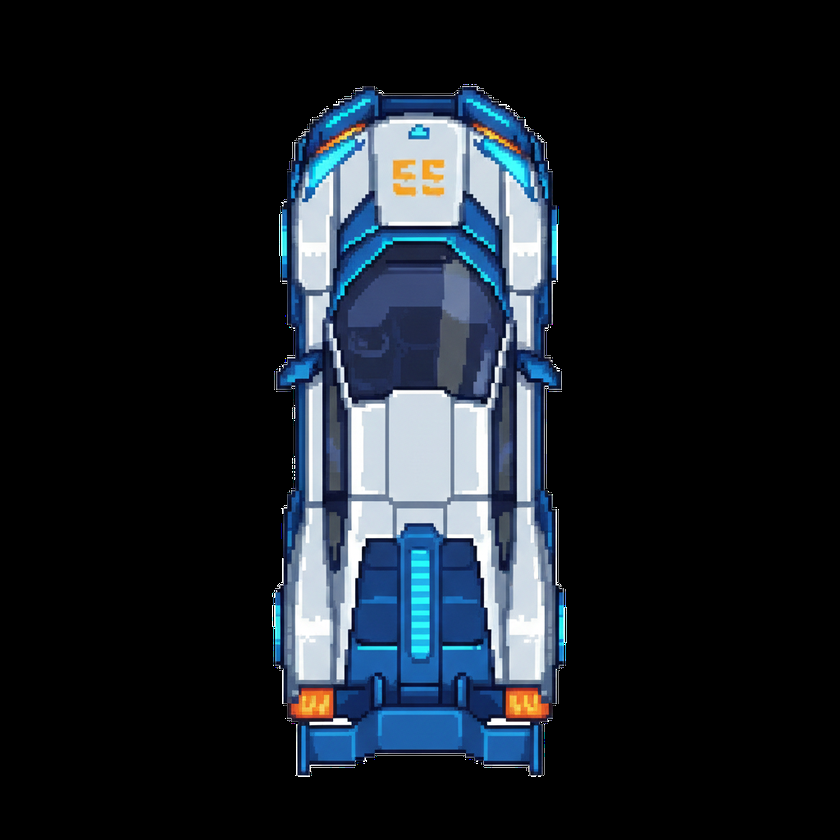
#> input picture Juego/src/assets/cars3.png, 840 x 840 px, shrunk from 1024 x 1024 before the run, found by its file name
$ python fix_orientation_v3.py
#> lines starting #> are read from the running program, lines starting #| are printed output that depends on the picture
import cv2
import numpy as np
import os

def fix_orientation_exotico_leyenda():
    assets_dir = os.path.join(os.path.dirname(__file__), "assets")

    # "Exótico" -> cars3.png
    # "Leyenda" -> cars4.png
    target_cars = ["cars3.png", "cars4.png"]

    for filename in target_cars:
        file_path = os.path.join(assets_dir, filename)

        if not os.path.exists(file_path):
            print(f"File not found: {filename}")
            continue

        # Read image
        img = cv2.imread(file_path, cv2.IMREAD_UNCHANGED)
#> img is the input picture: shape (840, 840, 4); mean B, G, R, A 39, 31.7, 25.2, 63

        if img is None:
            print(f"Error reading {filename}")
            continue

        # Rotate 180 degrees
        img = cv2.rotate(img, cv2.ROTATE_180)
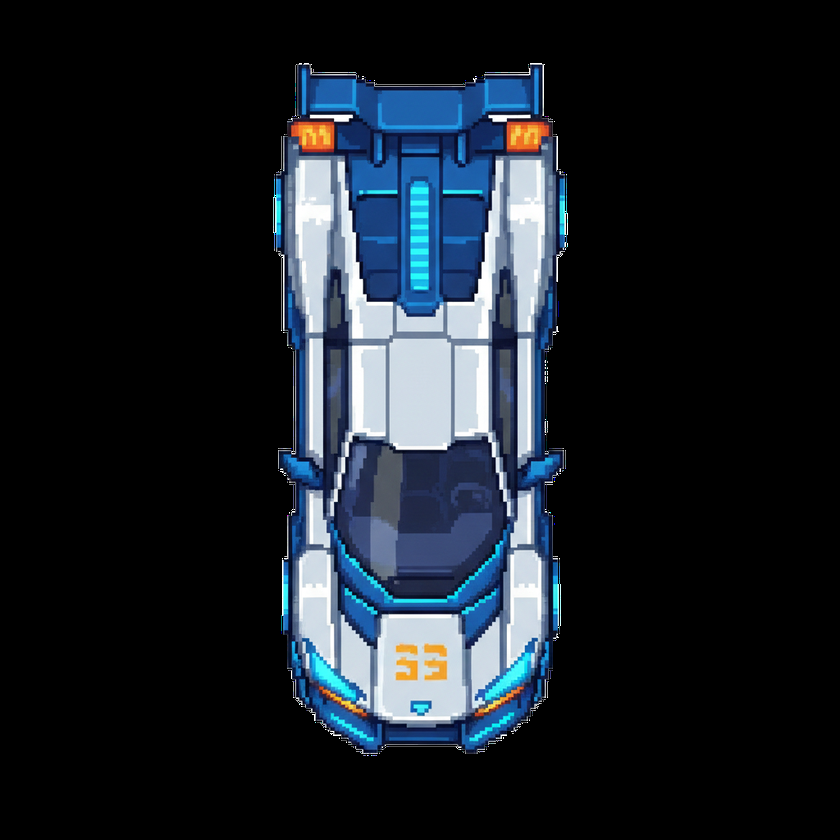
#> img: shape (840, 840, 4); mean B, G, R, A 39, 31.7, 25.2, 63

        # Save
        cv2.imwrite(file_path, img)
        print(f"Rotated {filename} 180 degrees")
#> pass 2 of the loop in fix_orientation_exotico_leyenda, `for filename in target_cars:`:
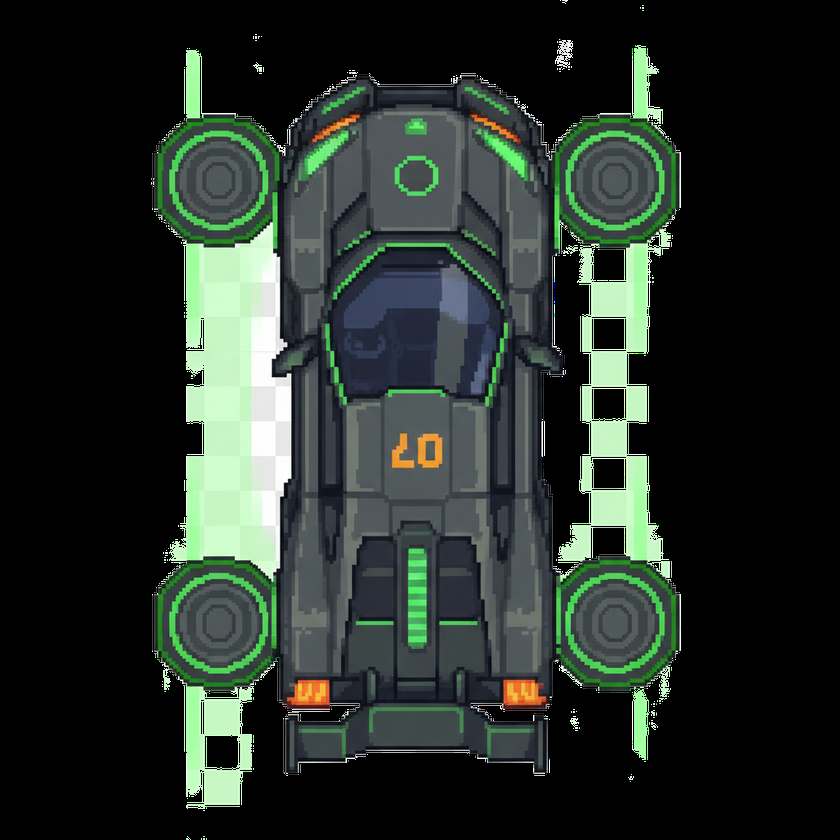
#> input picture Juego/src/assets/cars4.png, 840 x 840 px, shrunk from 1024 x 1024 before the run, found by its file name
#> in fix_orientation_exotico_leyenda, img is the input picture: shape (840, 840, 4); mean B, G, R, A 40.4, 46.7, 37.9, 102.5
#> in fix_orientation_exotico_leyenda, `img = cv2.rotate(img, cv2.ROTATE_180)`:
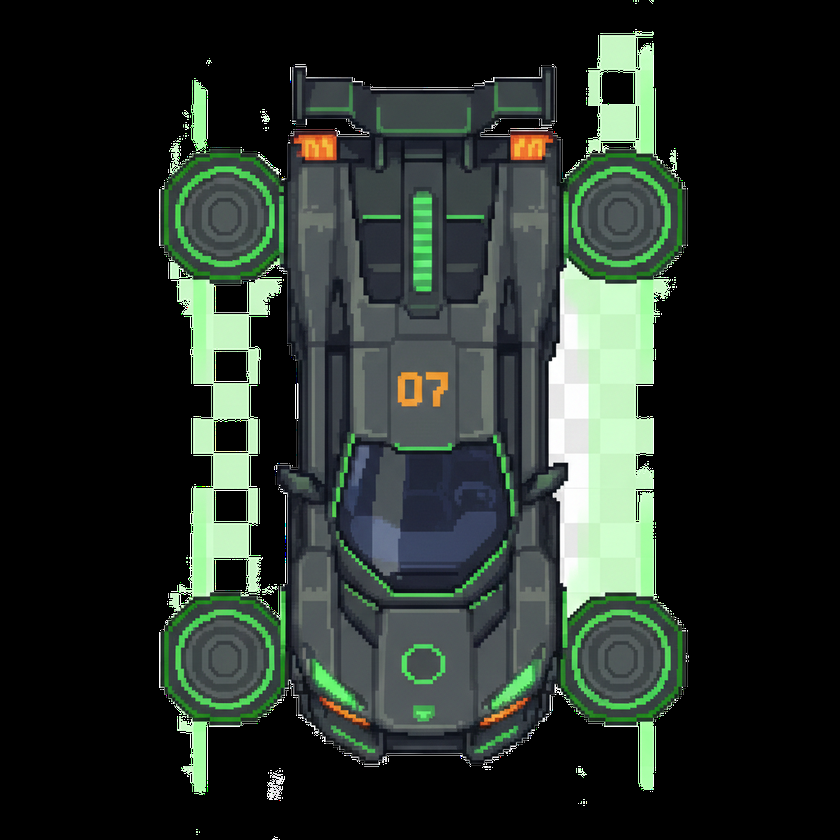
#> img: shape (840, 840, 4); mean B, G, R, A 40.4, 46.7, 37.9, 102.5

if __name__ == "__main__":
    fix_orientation_exotico_leyenda()
